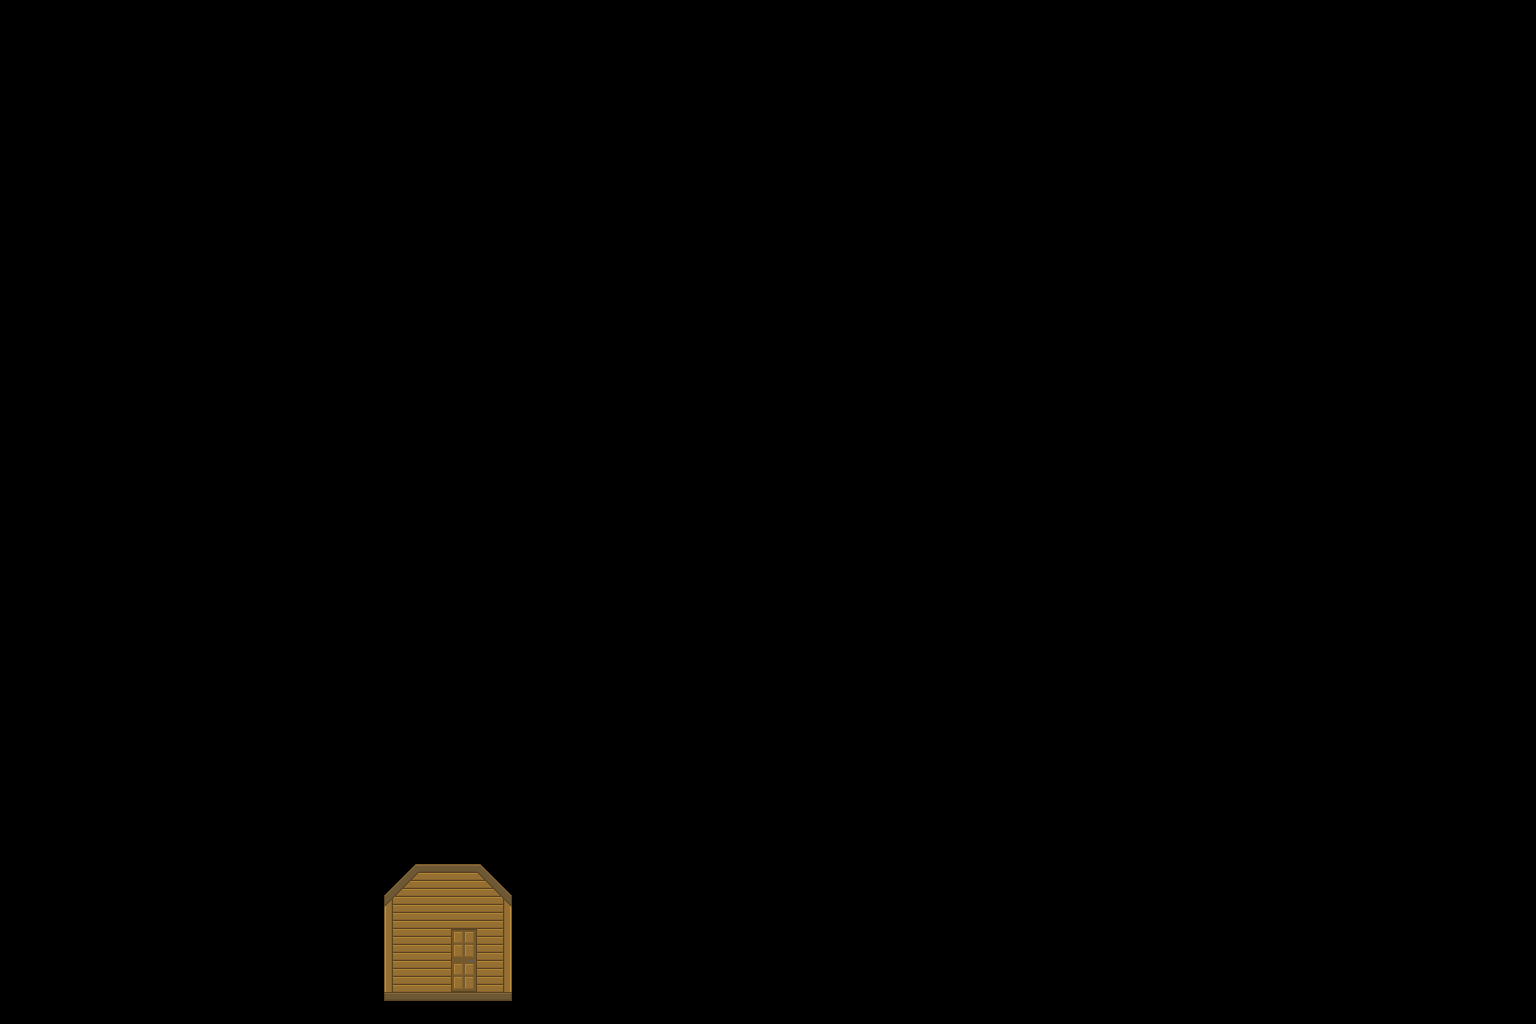

Rendered tile map (Tiled .tmx) drawn with the repository's tilesets; below, a short description and the map source with its tile grids summarised:
An orthogonal 48x32 tile map with 32x32 px tiles, 2 tile layers (Sky, House) and 7 objects (6x Solid, Gateway).

<map version="1.0" orientation="orthogonal" renderorder="right-down" width="48" height="32" tilewidth="32" tileheight="32" nextobjectid="9">
 <tileset firstgid="1" name="Tilesheet" tilewidth="32" tileheight="32" tilecount="400" columns="20">
  <image source="../Tiles/Tilesheet.png" trans="000000" width="640" height="640" />
 </tileset>
 <layer name="Sky" width="48" height="32">
  <data>[1536 cells, 1024 non-empty, 2 distinct tile ids]</data>
 </layer>
 <layer name="House" width="48" height="32">
  <data>[1536 cells, 20 non-empty, 16 distinct tile ids]</data>
 </layer>
 <objectgroup name="Collisions">
  <object id="1" type="Solid" x="384" y="991" width="128" height="11" />
  <object id="2" name="town_house_1_inside" type="Gateway" x="448.5" y="928" width="32" height="62">
   <properties>
    <property name="travel_location" value="town_house_1_outside" />
   </properties>
  </object>
  <object id="3" type="Solid" x="383.5" y="895" width="8.5" height="95" />
  <object id="4" type="Solid" x="502.5" y="895.5" width="10" height="94" />
  <object id="5" type="Solid" x="416" y="864.5" width="64.5" height="9" />
  <object id="6" type="Solid" x="398" y="882" width="7.5" height="3.5" />
  <object id="7" type="Solid" x="488" y="879.5" width="7" height="3" />
 </objectgroup>
</map>
